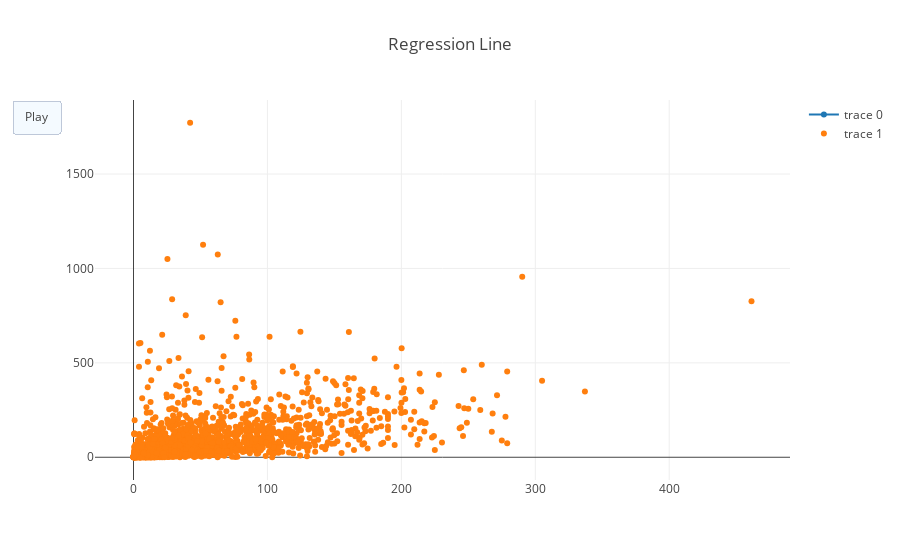

Write notebook code for a chart like this one.
### Code cell
from plotly.offline import init_notebook_mode, iplot
from IPython.display import display, HTML

init_notebook_mode(connected=True)

budgets = list(map(lambda movie: movie['budget_2013$'], scaled_movies))
domestic_revenues = list(map(lambda movie: movie['domgross_2013$'], scaled_movies))

figure = {'data': [{'x': [0], 'y': [0]}, {'x': budgets, 'y': domestic_revenues, 'mode': 'markers'}],
          'layout': {'title': 'Regression Line',
                     'updatemenus': [{'type': 'buttons',
                                      'buttons': [{'label': 'Play',
                                                   'method': 'animate',
                                                   'args': [None]}]}]
                    },
          'frames': frames}
iplot(figure)

### Figure 1 — Plotly figure (JSON) as saved in the notebook; plotly's stock layout.template omitted (floating-point values rounded to 4 significant figures; data arrays with more than 128 entries replaced by an {"elided": "..."} marker saying what was removed)
{"data": [{"x": [0], "y": [0]}, {"mode": "markers", "x": {"elided": "1776 float values"}, "y": {"elided": "1776 float values"}}], "layout": {"title": "Regression Line", "updatemenus": [{"buttons": [{"args": [null], "label": "Play", "method": "animate"}], "type": "buttons"}]}}
